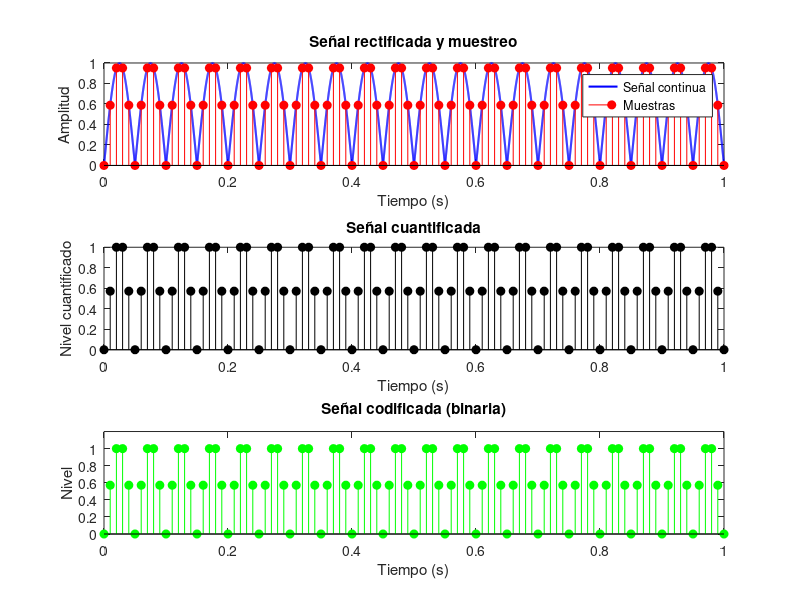

Write MATLAB code to recreate this figure. (Note: this script raises an error after producing the figure.)
clc;
clear;
close all;

% Parámetros de la señal
f = 10;                 % Frecuencia de la señal original (Hz)
fs = 100;               % Frecuencia de muestreo (Hz)
Ts = 1/fs;              % Período de muestreo
t = 0:1e-4:1;           % Tiempo continuo (resolución alta para graficar)
x = abs(sin(2*pi*f*t)); % Señal rectificada de onda completa

% Muestreo
n = 0:Ts:1;                    
x_muestreada = abs(sin(2*pi*f*n));

% Cuantificación (3 bits → 8 niveles)
niveles = 8;
xmin = 0;
xmax = 1;
delta = (xmax - xmin)/(niveles - 1);
niveles_vals = xmin:delta:xmax;

% Cuantificación por redondeo al nivel más cercano
[~, idx] = min(abs(x_muestreada' - niveles_vals), [], 2);
cuantificada = niveles_vals(idx);

% Codificación binaria
codigos_binarios = dec2bin(idx-1, 3);

% Gráfico
figure;
subplot(3,1,1);
plot(t, x, 'b', 'LineWidth', 1.5);
hold on;
stem(n, x_muestreada, 'r', 'filled');
title('Señal rectificada y muestreo');
xlabel('Tiempo (s)');
ylabel('Amplitud');
legend('Señal continua', 'Muestras');

subplot(3,1,2);
stem(n, cuantificada, 'k', 'filled');
title('Señal cuantificada');
xlabel('Tiempo (s)');
ylabel('Nivel cuantificado');

subplot(3,1,3);
text(n, cuantificada + 0.05, codigos_binarios, 'HorizontalAlignment', 'center');
stem(n, cuantificada, 'g', 'filled');
title('Señal codificada (binaria)');
xlabel('Tiempo (s)');
ylabel('Nivel');
ylim([0, 1.2]);

% Tabla de valores
disp('Tabla de cuantificación y codificación:');
tabla = table(n', x_muestreada', cuantificada', string(codigos_binarios), ...
              'VariableNames', {'Tiempo_s', 'Valor_Muestreado', 'Cuantificado', 'Codigo_Binario'});
disp(tabla);
